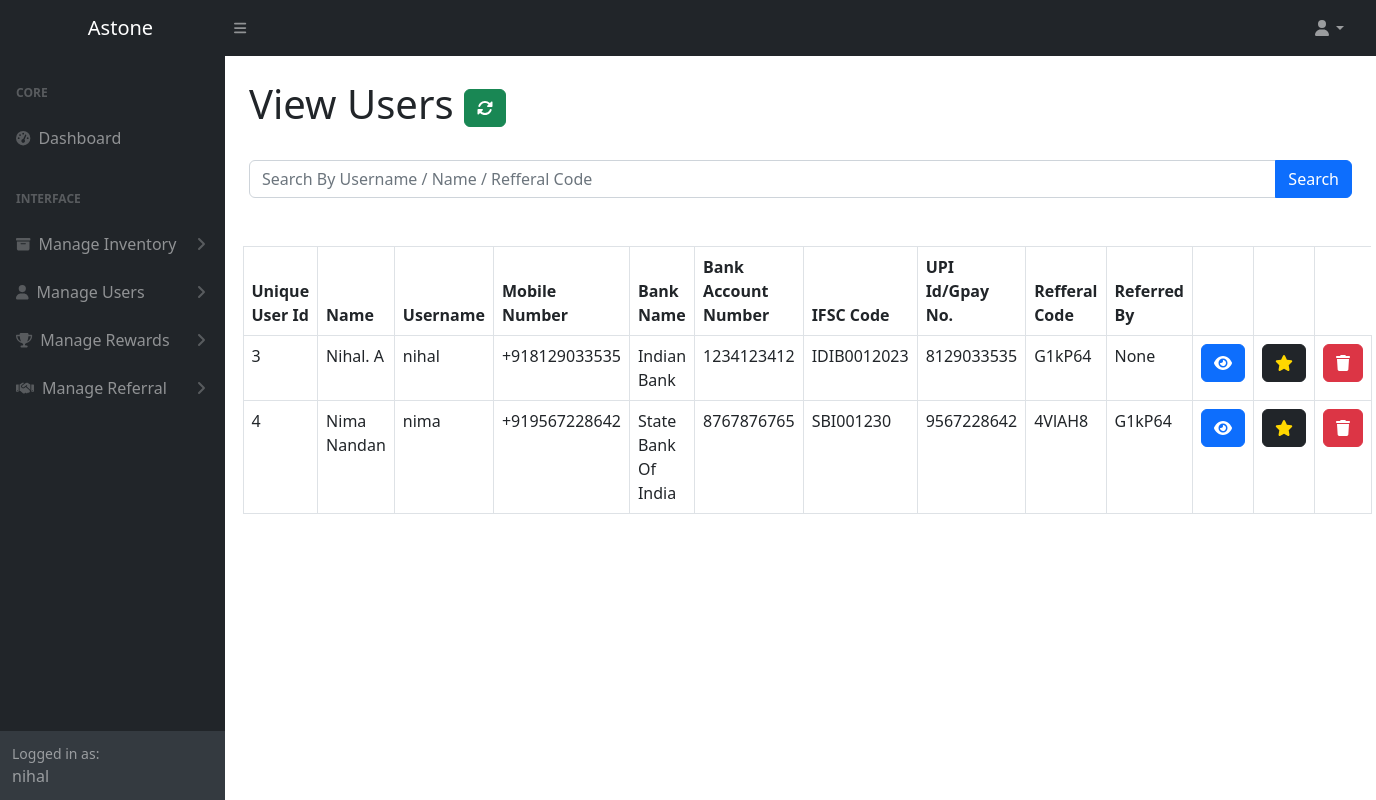
The app's page /view_users (signed in) with its own data.
### astoneapp/models.py (models this page shows, shortened)
class User(AbstractUser):
    is_admin = models.BooleanField('is admin', default=False)
    is_staff = models.BooleanField('is staff', default=False)
    is_customer = models.BooleanField('is customer', default=False)
    name = models.CharField(max_length=100, default='User')
    mobile_number = models.CharField(max_length=20, default='Nil')
    bank_name = models.CharField(max_length=100, default='Nil')
    bank_account_number = models.CharField(max_length=50, default='Nil')
    ifsc_code = models.CharField(max_length=20, default='Nil')
    upi_id = models.CharField(max_length=100, default='Nil')
    pan_card_name = models.CharField(max_length=100, default='Nil')
    pan_card_number = models.CharField(max_length=20, default='Nil')
    profile_picture = models.ImageField(upload_to='profile_pictures', blank=True, null=True)
    referral_code = models.CharField(max_length=6, unique=True, default='DEFAULTCODE')
    referred_by = models.CharField(max_length=100, null=True, blank=True)
    supercustomer = models.BooleanField(default=False, null=True)
    rewardamount = models.DecimalField(default=0, max_digits=10, decimal_places=2, null=True, blank=True)
    balance = models.DecimalField(default=0, max_digits=10, decimal_places=2)
    withdrawn = models.DecimalField(default=0, max_digits=10, decimal_places=2)

### astoneapp/views.py (the view)
# urls.py: path('view_users', views.view_users, name='view_users'),
def view_users(request):
    query = request.GET.get('query')
    customers = User.objects.filter(is_customer=True, supercustomer=False)
    if query:
        customers = customers.filter(Q(username__icontains=query) | Q(name__icontains=query)| Q(referral_code__icontains=query))
    context = {'users': customers, 'query': query}
    return render(request, 'astone_admin/view_users.html', context)

### astoneapp/templates/astone_admin/view_users.html
{% extends 'astone_admin/base.html' %}
{% load static %}
{% block content %}
<div class="container-fluid px-4">
    <h1 class="mt-4">View Users      <a href="{% url 'view_users' %}" class="btn btn-success"><i class="fas fa-sync-alt"></i></a></h1>
</div>
<br>
<form method="get" class="mb-4 px-4">
    <div class="input-group">
        <input type="text" name="query" class="form-control" placeholder="Search By Username / Name / Refferal Code" >
        <button type="submit" class="btn btn-primary">Search</button>
    </div>
</form>
<div class="container mt-5">
    <table class="table table-bordered">
        <thead>
            <tr>
                <th>Unique User Id</th>
                <th>Name</th>
                <th>Username</th>
                <th>Mobile Number</th>
                <th>Bank Name</th>
                <th>Bank Account Number</th>
                <th>IFSC Code</th>
                <th>UPI Id/Gpay No.</th>
                <th>Refferal Code</th>
                <th>Referred By</th>
                <th></th>
                <th></th>
            </tr>
        </thead>
        <tbody>
            {% for i in users %}
            <tr>
                <td>{{i.pk}}</td>
                <td>{{i.name}}</td>
                <td>{{i.username}}</td>
                <td>{{i.mobile_number}}</td>
                <td>{{i.bank_name}}</td>
                <td>{{i.bank_account_number}}</td>
                <td>{{i.ifsc_code}}</td>
                <td>{{i.upi_id}}</td>
                <td>{{i.referral_code}}</td>
                <td>{{i.referred_by}}</td>
                <td><a href="{% url 'viewusersingle' i.pk %}" class="btn btn-primary"><i class="fas fa-eye"></i></a></td>
                <td><a href="{% url 'make_supercustomer' i.pk %}" class="btn btn-dark"><i class="fas fa-star" style="color: gold;"></i>
                </a></td>
                <td><a href="{% url 'delete_user1' i.pk %}" class="btn btn-danger"><i class="fas fa-trash"></i></a></td>
            </tr>
            {% endfor %}
        </tbody>
    </table>
</div>
{% endblock %}

### astoneapp/templates/astone_admin/base.html (shortened to what this page needs)
<!DOCTYPE html>
{% load static %}
<html lang="en">
    <head>
        <link href="https://cdn.jsdelivr.net/npm/simple-datatables@7.1.2/dist/style.min.css" rel="stylesheet" />
        <link href="{% static 'css/styles.css' %}" rel="stylesheet" />
    </head>
{% if request.user.is_authenticated %}
    <body class="sb-nav-fixed">
        <nav class="sb-topnav navbar navbar-expand navbar-dark bg-dark">
            <a class="navbar-brand ps-3" href="{% url 'astoneadminhome' %}" style="text-align:center;">Astone</a>
            <button class="btn btn-link btn-sm order-1 order-lg-0 me-4 me-lg-0" id="sidebarToggle" href="#!"><i class="fas fa-bars"></i></button>
            <ul class="navbar-nav ms-auto ms-md-0 me-3 me-lg-4">
                <li class="nav-item dropdown">
                    <a class="nav-link dropdown-toggle" id="navbarDropdown" href="#" role="button" data-bs-toggle="dropdown" aria-expanded="false"><i class="fas fa-user fa-fw"></i></a>
                </li>
            </ul>
        </nav>
        <div id="layoutSidenav">
        {% if request.user.is_admin %}
            <div id="layoutSidenav_nav">
                <nav class="sb-sidenav accordion sb-sidenav-dark" id="sidenavAccordion">
                    <div class="sb-sidenav-menu">
                        <div class="nav">
                            <div class="sb-sidenav-menu-heading">Core</div>
                            <a class="nav-link" href="{% url 'astoneadminhome' %}">
                                <div class="sb-nav-link-icon"><i class="fas fa-tachometer-alt"></i></div>
                                Dashboard
                            </a>
                            <div class="sb-sidenav-menu-heading">Interface</div>
                            <a class="nav-link collapsed" href="#" data-bs-toggle="collapse" data-bs-target="#collapseLayouts" aria-expanded="false" aria-controls="collapseLayouts">
                                <div class="sb-nav-link-icon"><i class="fas fa-shopping-bag"></i>
                                </div>
                                Manage Products
                                <div class="sb-sidenav-collapse-arrow"><i class="fas fa-angle-down"></i></div>
                            </a>
                            <div class="collapse" id="collapseLayouts" aria-labelledby="headingOne" data-bs-parent="#sidenavAccordion">
                                <nav class="sb-sidenav-menu-nested nav">
                                    <a class="nav-link" href="{% url 'add_category' %}">Manage Category</a>
                                    <a class="nav-link" href="{% url 'subcategory' %}">Manage Subcategory</a>
                                    <a class="nav-link" href="{% url 'add_productimage' %}">Manage Product Images</a>
                                    <a class="nav-link" href="{% url 'addproduct' %}">Add Products</a>
                                    <a class="nav-link" href="{% url 'view_product' %}">View products</a>
                                </nav>
                            </div>
                            <a class="nav-link collapsed" href="#" data-bs-toggle="collapse" data-bs-target="#collapseInventory" aria-expanded="false" aria-controls="collapseInventory">
                                <div class="sb-nav-link-icon"><i class="fas fa-archive"></i></div>
                                Manage Inventory
                                <div class="sb-sidenav-collapse-arrow"><i class="fas fa-angle-down"></i></div>
                            </a>
                            <div class="collapse" id="collapseInventory" aria-labelledby="headingInventory" data-bs-parent="#sidenavAccordion">
                                <nav class="sb-sidenav-menu-nested nav accordion" id="sidenavAccordionInventory">
                                    <a class="nav-link" href="{% url 'view_soldproducts' %}">View Sold Products</a>
                                    <a class="nav-link" href="{% url 'view_unsoldproducts' %}">View UnSold Products</a>
                                    <a class="nav-link" href="{% url 'make_pdf' %}">Print QR Codes</a>
                                </nav>
                            </div>
                            <a class="nav-link collapsed" href="#" data-bs-toggle="collapse" data-bs-target="#collapseUsers" aria-expanded="false" aria-controls="collapseUsers">
                                <div class="sb-nav-link-icon"><i class="fas fa-user"></i></div>
                                Manage Users
                                <div class="sb-sidenav-collapse-arrow"><i class="fas fa-angle-down"></i></div>
                            </a>
                            <div class="collapse" id="collapseUsers" aria-labelledby="headingUsers" data-bs-parent="#sidenavAccordion">
                                <nav class="sb-sidenav-menu-nested nav accordion" id="sidenavAccordionUsers">
                                    <a class="nav-link" href="{% url 'view_users' %}">View Users</a>
                                    <a class="nav-link" href="{% url 'view_supercustomer' %}">View Super Customers</a>
                                </nav>
                            </div>
                            <a class="nav-link collapsed" href="#" data-bs-toggle="collapse" data-bs-target="#pagesCollapseAuth" aria-expanded="false" aria-controls="pagesCollapseError">
                                <div class="sb-nav-link-icon"><i class="fas fa-trophy"></i>
                                </div>
                                Manage Rewards
                                <div class="sb-sidenav-collapse-arrow"><i class="fas fa-angle-down"></i></div>
                            </a>
                            <div class="collapse" id="pagesCollapseAuth" aria-labelledby="headingTwo" data-bs-parent="#sidenavAccordion">
                                <nav class="sb-sidenav-menu-nested nav accordion" id="sidenavAccordionPages">
                                    <a class="nav-link" href="{% url 'view_rewards' %}">View All Rewards</a>
                                    <a class="nav-link" href="{% url 'view_requests' %}">View All Reward Requests</a>
                                    <a class="nav-link" href="{% url 'view_paidrewards' %}">View Paid Rewards</a>
                                </nav>
                            </div>
                            <a class="nav-link collapsed" href="#" data-bs-toggle="collapse" data-bs-target="#collapseReferral" aria-expanded="false" aria-controls="collapseReferral">
                                <div class="sb-nav-link-icon"><i class="fas fa-handshake"></i></div>
                                Manage Referral
                                <div class="sb-sidenav-collapse-arrow"><i class="fas fa-angle-down"></i></div>
                            </a>
                            <div class="collapse" id="collapseReferral" aria-labelledby="headingTwo" data-bs-parent="#sidenavAccordion">
                                <nav class="sb-sidenav-menu-nested nav accordion" id="sidenavAccordionPages">
                                    <a class="nav-link" href="{% url 'view_referral' %}">Referral Scoreboard</a>
                                    {% comment %} <a class="nav-link" href="{% url 'view_commissions' %}">Update Commissions</a>   {% endcomment %}
                                    <a class="nav-link" href="{% url 'referralpayment' %}">Referral Payment</a>
                                </nav>
                            </div>
                            <a class="nav-link collapsed" href="#" data-bs-toggle="collapse" data-bs-target="#collapseStaffs" aria-expanded="false" aria-controls="collapseStaffs">
                                <div class="sb-nav-link-icon"><i class="fas fa-briefcase"></i></div>
                                Manage Staffs
                                <div class="sb-sidenav-collapse-arrow"><i class="fas fa-angle-down"></i></div>
                            </a>
                            <div class="collapse" id="collapseStaffs" aria-labelledby="headingTwo" data-bs-parent="#sidenavAccordion">
                                <nav class="sb-sidenav-menu-nested nav accordion" id="sidenavAccordionPages1">
                                    <a class="nav-link" href="{% url 'add_staff' %}">Add Staff</a>
                                    <a class="nav-link" href="{% url 'view_staff' %}">View Staff</a>
                                </nav>
                            </div>
                            <a class="nav-link collapsed" href="#" data-bs-toggle="collapse" data-bs-target="#collapseEnquiry" aria-expanded="false" aria-controls="collapseEnquiry">
                                <div class="sb-nav-link-icon"><i class="fas fa-question-circle"></i>
                                </div>
                                Manage Enquiry
                                <div class="sb-sidenav-collapse-arrow"><i class="fas fa-angle-down"></i></div>
                            </a>
                            <div class="collapse" id="collapseEnquiry" aria-labelledby="headingTwo" data-bs-parent="#sidenavAccordion">
                                <nav class="sb-sidenav-menu-nested nav accordion" id="sidenavAccordionPages2">
                                    <a class="nav-link" href="{% url 'view_enquiry' %}">View Enquiry</a>
                                </nav>
                            </div>
                        </div>
                    </div>
                    <div class="sb-sidenav-footer">
                        <div class="small">Logged in as:</div>
                        {{request.user}}
                    </div>
                </nav>
            </div>
        {% else %}
        <div id="layoutSidenav_nav">
            <nav class="sb-sidenav accordion sb-sidenav-dark" id="sidenavAccordion">
                <div class="sb-sidenav-menu">
                    <div class="nav">
                        <div class="sb-sidenav-menu-heading">Core</div>
                        <a class="nav-link" href="{% url 'astoneadminhome' %}">
                            <div class="sb-nav-link-icon"><i class="fas fa-tachometer-alt"></i></div>
                            Dashboard
                        </a>
                        <div class="sb-sidenav-menu-heading">Interface</div>
                        <a class="nav-link collapsed" href="#" data-bs-toggle="collapse" data-bs-target="#collapseInventory" aria-expanded="false" aria-controls="collapseInventory">
                            <div class="sb-nav-link-icon"><i class="fas fa-archive"></i></div>
                            Manage Inventory
                            <div class="sb-sidenav-collapse-arrow"><i class="fas fa-angle-down"></i></div>
                        </a>
                        <a class="nav-link collapsed" href="#" data-bs-toggle="collapse" data-bs-target="#collapseUsers" aria-expanded="false" aria-controls="collapseUsers">
                            <div class="sb-nav-link-icon"><i class="fas fa-user"></i></div>
                            Manage Users
                            <div class="sb-sidenav-collapse-arrow"><i class="fas fa-angle-down"></i></div>
                        </a>
                        <a class="nav-link collapsed" href="#" data-bs-toggle="collapse" data-bs-target="#pagesCollapseAuth" aria-expanded="false" aria-controls="pagesCollapseError">
                            <div class="sb-nav-link-icon"><i class="fas fa-trophy"></i>
                            </div>
                            Manage Rewards
                            <div class="sb-sidenav-collapse-arrow"><i class="fas fa-angle-down"></i></div>
                        </a>
                        <a class="nav-link collapsed" href="#" data-bs-toggle="collapse" data-bs-target="#collapseReferral" aria-expanded="false" aria-controls="collapseReferral">
                            <div class="sb-nav-link-icon"><i class="fas fa-handshake"></i></div>
                            Manage Referral
                            <div class="sb-sidenav-collapse-arrow"><i class="fas fa-angle-down"></i></div>
                        </a>
                    </div>
                </div>
                <div class="sb-sidenav-footer">
                    <div class="small">Logged in as:</div>
                    {{request.user}}
                </div>
            </nav>
        </div>
        {% endif %}
            <div id="layoutSidenav_content">
                <main>
                    {% block content %}
                    {% endblock %}
                </main>
            </div>
        </div>
{% else %}
    <h2>Unauthorized user</h2>
{% endif %}
    </body>
</html>

### records on screen
User: user "nihal", pk "3", name "Nihal. A", username "nihal", mobile_number "+918129033535", bank_name "Indian Bank", bank_account_number "1234123412", ifsc_code "IDIB0012023", upi_id "8129033535", referral_code "G1kP64", referred_by "None"
User: pk "4", name "Nima Nandan", username "nima", mobile_number "+919567228642", bank_name "State Bank Of India", bank_account_number "8767876765", ifsc_code "SBI001230", upi_id "9567228642", referral_code "4VlAH8", referred_by "G1kP64"
